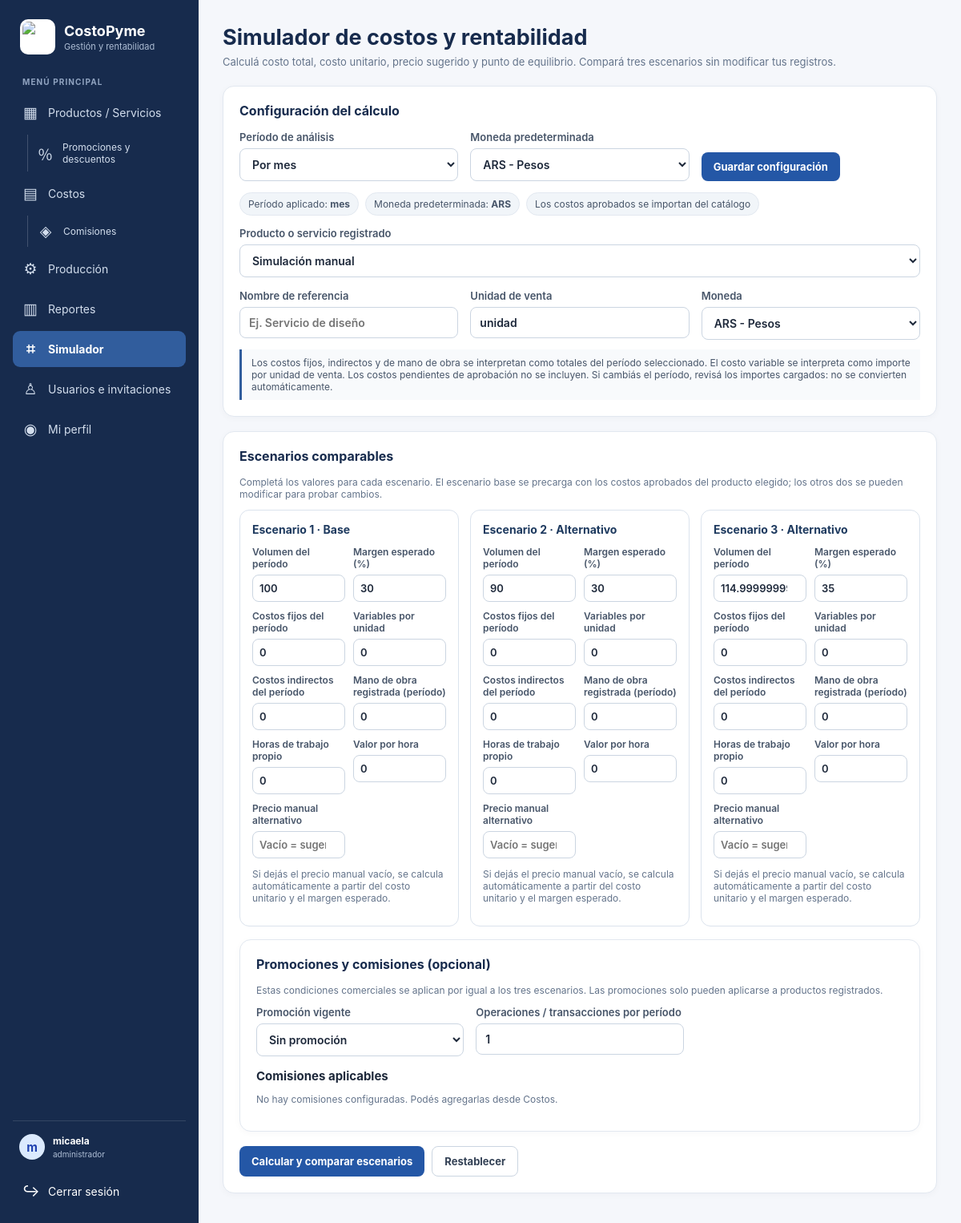
Screenshot of /simulador.php (signed in) with the database file from the repository.
### tables this page shows
CREATE TABLE `costobene_configuraciones_app` (
  `cliente_id` bigint(20) UNSIGNED NOT NULL,
  `periodo_activo` enum('day','week','month','year') NOT NULL DEFAULT 'month',
  `producto_seleccionado_id` bigint(20) UNSIGNED DEFAULT NULL,
  `moneda` char(3) NOT NULL DEFAULT 'ARS',
  `fecha_creacion` timestamp NOT NULL DEFAULT current_timestamp(),
  `fecha_actualizacion` timestamp NOT NULL DEFAULT current_timestamp() ON UPDATE current_timestamp()
);

### config.php (called while the page is built, shortened)
<?php
function db(): PDO {
    static $pdo = null;
    if ($pdo === null) {
        $esLocal = in_array($_SERVER['HTTP_HOST'] ?? '', [
            'localhost',
            '127.0.0.1'
        ], true);
        if ($esLocal) {
            $host = '127.0.0.1';
            $dbname = 'calcostos';
            $user = 'root';
            $password = '';
        } else {
            $host = 'sql200.infinityfree.com';
            $dbname = 'if0_43416623_Costo_Pyme_BD';
            $user = 'if0_43416623';
            $password = '718122Mica';
        }
        $dsn = "mysql:host=$host;dbname=$dbname;charset=utf8mb4";
        $pdo = new PDO($dsn, $user, $password, [
            PDO::ATTR_ERRMODE => PDO::ERRMODE_EXCEPTION,
            PDO::ATTR_DEFAULT_FETCH_MODE => PDO::FETCH_ASSOC,
            PDO::ATTR_EMULATE_PREPARES => false,
        ]);
    }
    return $pdo;
}
function h($v): string {
    return htmlspecialchars((string)$v, ENT_QUOTES, 'UTF-8');
}

### simulador.php (the view, shortened to what this page needs)
<?php
$clienteId = (int)usuario()['cliente_id'];
$cfg = db()->prepare('SELECT periodo_activo,moneda FROM costobene_configuraciones_app WHERE cliente_id=?');
$cfg->execute([$clienteId]);
$config = $cfg->fetch() ?: ['periodo_activo'=>'month','moneda'=>'ARS'];
$periodos = ['day'=>'día','week'=>'semana','month'=>'mes','year'=>'año'];
$comQ = db()->prepare('SELECT id,nombre,categoria,porcentaje,cargo_fijo,moneda,iva_porcentaje,producto_id,base_calculo FROM costobene_comisiones WHERE cliente_id=? AND activa=1 ORDER BY categoria,nombre');
$comQ->execute([$clienteId]); $comisiones = $comQ->fetchAll();
?>
<!doctype html><html lang="es"><head><meta charset="utf-8"><meta name="viewport" content="width=device-width,initial-scale=1"><title>Simulador - CostoPyme</title><link rel="stylesheet" href="style.css"></head><body><div class="app-shell"><?php require 'menu.php';?><main class="main">
<header class="page-head"><div><h1>Simulador de costos y rentabilidad</h1><p>Calculá costo total, costo unitario, precio sugerido y punto de equilibrio. Compará tres escenarios sin modificar tus registros.</p></div></header>
<section class="panel"><h2>Configuración del cálculo</h2>
<form method="post" class="form-grid" style="margin-bottom:14px"><input type="hidden" name="csrf" value="<?=h(csrfToken('csrf_sim_config'))?>"><input type="hidden" name="accion" value="guardar_configuracion_simulador"><label>Período de análisis<select name="periodo_activo"><?php foreach($periodos as $key=>$label):?><option value="<?=h($key)?>" <?=$config['periodo_activo']===$key?'selected':''?>>Por <?=h($label)?></option><?php endforeach;?></select></label><label>Moneda predeterminada<select name="moneda_config"><?php foreach(['ARS'=>'ARS - Pesos','USD'=>'USD - Dólares','EUR'=>'EUR - Euros'] as $key=>$label):?><option value="<?=h($key)?>" <?=$config['moneda']===$key?'selected':''?>><?=h($label)?></option><?php endforeach;?></select></label><div class="actions" style="align-self:end"><button type="submit">Guardar configuración</button></div></form>
<div class="sim-meta"><span>Período aplicado: <b><?=h($periodos[$config['periodo_activo']]??'mes')?></b></span><span>Moneda predeterminada: <b><?=h($config['moneda'])?></b></span><span>Los costos aprobados se importan del catálogo</span></div>
<div class="form-grid"><label class="full">Producto o servicio registrado<select id="producto"><option value="">Simulación manual</option></select></label><label>Nombre de referencia<input id="nombre" maxlength="100" placeholder="Ej. Servicio de diseño"></label><label>Unidad de venta<input id="unidad" maxlength="50" value="unidad" placeholder="unidad, kg, hora, servicio"></label><label>Moneda<select id="moneda"><option value="ARS">ARS - Pesos</option></select></label></div>
<div class="method-note">Los costos fijos, indirectos y de mano de obra se interpretan como totales del período seleccionado. El costo variable se interpreta como importe por unidad de venta. Los costos pendientes de aprobación no se incluyen. Si cambiás el período, revisá los importes cargados: no se convierten automáticamente.</div></section>
<section class="panel"><h2>Escenarios comparables</h2><p class="help">Completá los valores para cada escenario. El escenario base se precarga con los costos aprobados del producto elegido; los otros dos se pueden modificar para probar cambios.</p>
<div class="scenario-grid" id="scenarioGrid">
<?php for($i=1;$i<=3;$i++):?><article class="scenario-card" data-scenario="<?=$i?>"><h3><?=$i===1?'Escenario 1 · Base':($i===2?'Escenario 2 · Alternativo':'Escenario 3 · Alternativo')?></h3><div class="form-grid">
<label>Volumen del período<input type="number" min="0" step="0.01" data-field="volumen" value="100"></label>
<label>Margen esperado (%)<input type="number" min="0" max="90" step="0.01" data-field="margen" value="30"></label>
<label>Costos fijos del período<input type="number" min="0" step="0.01" data-field="fijos" value="0"></label>
<label>Variables por unidad<input type="number" min="0" step="0.01" data-field="variable" value="0"></label>
<label>Costos indirectos del período<input type="number" min="0" step="0.01" data-field="indirectos" value="0"></label>
<label>Mano de obra registrada (período)<input type="number" min="0" step="0.01" data-field="laborRegistrada" value="0"></label>
<label>Horas de trabajo propio<input type="number" min="0" step="0.01" data-field="horas" value="0"></label>
<label>Valor por hora<input type="number" min="0" step="0.01" data-field="valorHora" value="0"></label>
<label>Precio manual alternativo<input type="number" min="0" step="0.01" data-field="precioManual" placeholder="Vacío = sugerido"></label>
</div><p class="help">Si dejás el precio manual vacío, se calcula automáticamente a partir del costo unitario y el margen esperado.</p></article><?php endfor;?>
</div>
<section class="panel" style="margin-top:16px"><h2>Promociones y comisiones (opcional)</h2><p class="help">Estas condiciones comerciales se aplican por igual a los tres escenarios. Las promociones solo pueden aplicarse a productos registrados.</p><div class="form-grid"><label>Promoción vigente<select id="promocionSim"><option value="">Sin promoción</option></select></label><label>Operaciones / transacciones por período<input id="operacionesSim" type="number" min="0" step="1" value="1"></label><div class="full"><b>Comisiones aplicables</b><?php if(!$comisiones):?><p class="help">No hay comisiones configuradas. Podés agregarlas desde Costos.</p><?php endif;?></div></div></section>
<div class="actions"><button type="button" id="btnCalcular">Calcular y comparar escenarios</button><button type="button" class="btn-secondary" id="btnLimpiar">Restablecer</button></div></section>
</main></div>
</body></html>

### style.css (style rules this page uses)
:root { --ink:#172b4d;--blue:#2457a6;--blue2:#eaf1fb;--muted:#64748b;--line:#e2e8f0;--bg:#f5f7fb;--green:#168653;--red:#c43e3e;--amber:#a86a0a }
* { box-sizing:border-box }
body { margin:0;background:var(--bg);color:#1e293b;font-family:Inter,system-ui,-apple-system,"Segoe UI",Arial,sans-serif;font-size:15px }
.app-shell { min-height:100vh }
.main { margin-left:248px;padding:30px;max-width:1500px }
.page-head { display:flex;align-items:flex-start;justify-content:space-between;gap:15px;margin-bottom:22px }
.page-head h1 { margin:0;color:var(--ink);font-size:27px }
.page-head p { margin:6px 0 0;color:var(--muted);font-size:13px }
.panel { background:#fff;border:1px solid var(--line);border-radius:14px;padding:20px;margin-bottom:18px;box-shadow:0 2px 8px #172b4d08 }
.panel h2 { font-size:16px;color:var(--ink);margin:0 0 15px }
.panel h3 { font-size:14px;margin:20px 0 10px }
.form-grid { display:grid;grid-template-columns:repeat(3,minmax(0,1fr));gap:15px }
.form-grid .full { grid-column:1/-1 }
label { display:flex;flex-direction:column;gap:6px;color:#475569;font-size:13px;font-weight:600 }
input,select,textarea { width:100%;padding:10px 11px;border:1px solid #cbd5e1;border-radius:8px;background:#fff;color:#1e293b;font:inherit;font-size:14px }
.help,.muted { color:var(--muted);font-size:12px;font-weight:400 }
.btn,button { display:inline-flex;align-items:center;justify-content:center;gap:7px;border:0;border-radius:8px;background:var(--blue);color:white;padding:10px 15px;font:inherit;font-size:13px;font-weight:650;cursor:pointer }
.btn-secondary { background:#fff;color:#334155;border:1px solid #cbd5e1 }
.actions { display:flex;gap:9px;flex-wrap:wrap;margin-top:15px }

### simulador.php (style rules this page uses)
.sim-meta { display:flex;gap:8px;flex-wrap:wrap;margin:0 0 14px }
.sim-meta span { background:#f1f5f9;border:1px solid #e2e8f0;border-radius:20px;padding:6px 10px;font-size:12px;color:#475569 }
.scenario-grid { display:grid;grid-template-columns:repeat(3,minmax(0,1fr));gap:14px }
.scenario-card { border:1px solid #dbe3ed;border-radius:12px;padding:15px;min-width:0 }
.scenario-card h3 { margin:0 0 12px;color:#1e3a5f }
.scenario-card .form-grid { grid-template-columns:1fr 1fr;gap:10px }
.scenario-card label { font-size:12px }
.scenario-card input { padding:8px;font-size:13px }
.method-note { border-left:3px solid #315d9d;padding:9px 12px;background:#f8fafc;color:#475569;font-size:12px;margin-top:12px }

### rows the page displays
costobene_configuraciones_app: periodo_activo "Por mes", moneda_config "ARS - Pesos", periodo_activo "mes", moneda "ARS"

### other values shown
$glyph[$icon] "▦"
$label "Productos / Servicios"
$glyph[$icon] "▤"
$label "Costos"
$glyph[$icon] "⚙"
$label "Producción"
$glyph[$icon] "▥"
$label "Reportes"
$glyph[$icon] "⌗"
$label "Simulador"
$glyph[$icon] "♙"
$label "Usuarios e invitaciones"
$glyph[$icon] "◉"
$label "Mi perfil"
mb_substr((string)usuario()['nombre'],0,1) "m"
